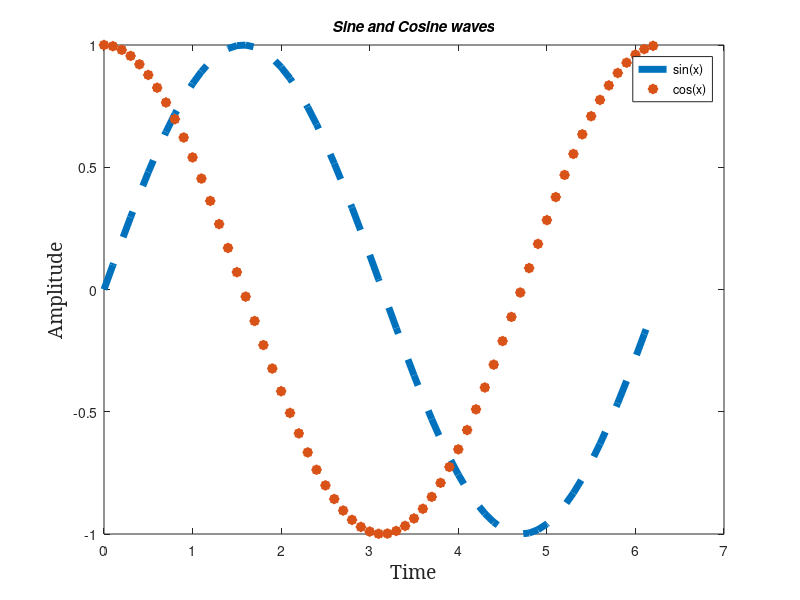

The MATLAB script that drew this image:
% Vedant Khatod
% PRN:16070123112
%Version:1.0    Date:11/01/19
% The code generates sine and cos waves
clc;          % clears the command window
clear all;    %removes variables from the current workspace, releasing them from system memory.
close all;    %Close all windows (like-graph,image etc.)
t = [0:0.1:2*pi]   % time period of wave
a = sin(t);        % generate Sin wave
b=cos(t);          %generate Cosine wave
plot(t,a,'--','LineWidth',5)  %Plots the Sine wave
hold on;                      %Holds the image 
plot(t,b,'*','LineWidth',5)   %Plots Cosine Wave
xlabel('Time','FontSize',14,'FontName','Cambria') %Adds xlabel to the image
ylabel('Amplitude','FontSize',14,'FontName','Cambria') %Adds ylabel to the image
title('Sine and Cosine waves','FontAngle','italic') %Adds title to the figure
legend('sin(x)','cos(x)')  %Adds Legend to the image